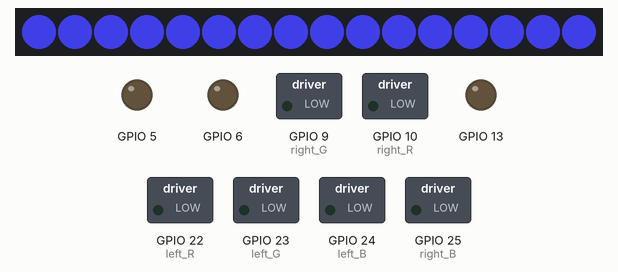
Simulated run of this program. Board: Raspberry Pi (BCM pin numbers). On the bench: 16 RGB LEDs in strip order, left to right, switched loads named in the program (green lamp = pin HIGH), output pins drawn as LEDs (lit = HIGH). Dim RGB values are drawn brighter than linear; threads take turns every 2 ms.

Above: at 0.47 s.
At 13.23 s:
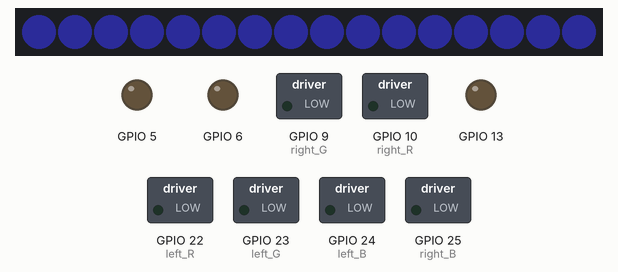
Timing chart, 0 to 40.0 s (numbered marks = the images above):
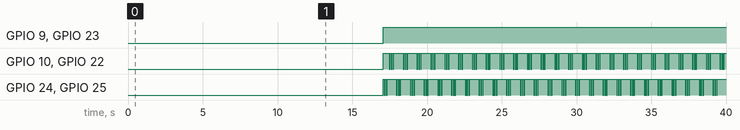

Measured:
- by itself, GPIO 9 (right_G), GPIO 23 (left_G): LOW → HIGH at 17.1 s

The program:

robotLight.py
```python
#!/usr/bin/env python3
# File name   : servo.py
# Description : Control lights
# Author	  : William
# Date		: 2019/02/23
import time
import RPi.GPIO as GPIO
import sys
from rpi_ws281x import *
import threading


class RobotLight(threading.Thread):
	def __init__(self, *args, **kwargs):
		self.LED_COUNT	  	= 16	  # Number of LED pixels.
		self.LED_PIN		= 12	  # GPIO pin connected to the pixels (18 uses PWM!).
		self.LED_FREQ_HZ	= 800000  # LED signal frequency in hertz (usually 800khz)
		self.LED_DMA		= 10	  # DMA channel to use for generating signal (try 10)
		self.LED_BRIGHTNESS = 255	 # Set to 0 for darkest and 255 for brightest
		self.LED_INVERT	 = False   # True to invert the signal (when using NPN transistor level shift)
		self.LED_CHANNEL	= 0	   # set to '1' for GPIOs 13, 19, 41, 45 or 53

		self.colorBreathR = 0
		self.colorBreathG = 0
		self.colorBreathB = 0
		self.breathSteps = 10

		self.left_R = 22
		self.left_G = 23
		self.left_B = 24

		self.right_R = 10
		self.right_G = 9
		self.right_B = 25

		self.on  = GPIO.LOW
		self.off = GPIO.HIGH

		self.lightMode = 'none'		#'none' 'police' 'breath'

		GPIO.setwarnings(False)
		GPIO.setmode(GPIO.BCM)
		GPIO.setup(5, GPIO.OUT)
		GPIO.setup(6, GPIO.OUT)
		GPIO.setup(13, GPIO.OUT)

		GPIO.setup(self.left_R, GPIO.OUT)
		GPIO.setup(self.left_G, GPIO.OUT)
		GPIO.setup(self.left_B, GPIO.OUT)
		GPIO.setup(self.right_R, GPIO.OUT)
		GPIO.setup(self.right_G, GPIO.OUT)
		GPIO.setup(self.right_B, GPIO.OUT)

		# Create NeoPixel object with appropriate configuration.
		self.strip = Adafruit_NeoPixel(self.LED_COUNT, self.LED_PIN, self.LED_FREQ_HZ, self.LED_DMA, self.LED_INVERT, self.LED_BRIGHTNESS, self.LED_CHANNEL)
		# Intialize the library (must be called once before other functions).
		self.strip.begin()

		super(RobotLight, self).__init__(*args, **kwargs)
		self.__flag = threading.Event()
		self.__flag.clear()


	def both_off(self):
		GPIO.output(self.left_R, self.off)
		GPIO.output(self.left_G, self.off)
		GPIO.output(self.left_B, self.off)

		GPIO.output(self.right_R, self.off)
		GPIO.output(self.right_G, self.off)
		GPIO.output(self.right_B, self.off)


	def both_on(self):
	    GPIO.output(self.left_R, self.on)
	    GPIO.output(self.left_G, self.on)
	    GPIO.output(self.left_B, self.on)

	    GPIO.output(self.right_R, self.on)
	    GPIO.output(self.right_G, self.on)
	    GPIO.output(self.right_B, self.on)


	def side_on(self, side_X):
	    GPIO.output(side_X, self.on)


	def side_off(self, side_X):
	    GPIO.output(side_X, self.off)


	def red(self):
	    self.side_on(self.right_R)
	    self.side_on(self.left_R)


	def green(self):
	    self.side_on(self.right_G)
	    self.side_on(self.left_G)


	def blue(self):
	    self.side_on(self.right_B)
	    self.side_on(self.left_B)


	def yellow(self):
	    self.red()
	    self.green()


	def pink(self):
	    self.red()
	    self.blue()


	def cyan(self):
	    self.blue()
	    self.green()


	def turnLeft(self):
	    GPIO.output(self.left_G, self.on)
	    GPIO.output(self.left_R, self.on)

	def turnRight(self):
	    GPIO.output(self.right_G, self.on)
	    GPIO.output(self.right_R, self.on)

	# Define functions which animate LEDs in various ways.
	def setColor(self, R, G, B):
		"""Wipe color across display a pixel at a time."""
		color = Color(int(R),int(G),int(B))
		for i in range(self.strip.numPixels()):
			self.strip.setPixelColor(i, color)
			self.strip.show()


	def setSomeColor(self, R, G, B, ID):
		color = Color(int(R),int(G),int(B))
		#print(int(R),'  ',int(G),'  ',int(B))
		for i in ID:
			self.strip.setPixelColor(i, color)
			self.strip.show()


	def pause(self):
		self.lightMode = 'none'
		self.setColor(0,0,0)
		self.__flag.clear()


	def resume(self):
		self.__flag.set()


	def police(self):
		self.lightMode = 'police'
		self.resume()


	def policeProcessing(self):
		while self.lightMode == 'police':
			for i in range(0,3):
				self.setSomeColor(0,0,255,[0,1,2,3,4,5,6,7,8,9,10,11])
				self.blue()
				time.sleep(0.05)
				self.setSomeColor(0,0,0,[0,1,2,3,4,5,6,7,8,9,10,11])
				self.both_off()
				time.sleep(0.05)
			if self.lightMode != 'police':
				break
			time.sleep(0.1)
			for i in range(0,3):
				self.setSomeColor(255,0,0,[0,1,2,3,4,5,6,7,8,9,10,11])
				self.red()
				time.sleep(0.05)
				self.setSomeColor(0,0,0,[0,1,2,3,4,5,6,7,8,9,10,11])
				self.both_off()
				time.sleep(0.05)
			time.sleep(0.1)


	def breath(self, R_input, G_input, B_input):
		self.lightMode = 'breath'
		self.colorBreathR = R_input
		self.colorBreathG = G_input
		self.colorBreathB = B_input
		self.resume()


	def breathProcessing(self):
		while self.lightMode == 'breath':
			for i in range(0,self.breathSteps):
				if self.lightMode != 'breath':
					break
				self.setColor(self.colorBreathR*i/self.breathSteps, self.colorBreathG*i/self.breathSteps, self.colorBreathB*i/self.breathSteps)
				time.sleep(0.03)
			for i in range(0,self.breathSteps):
				if self.lightMode != 'breath':
					break
				self.setColor(self.colorBreathR-(self.colorBreathR*i/self.breathSteps), self.colorBreathG-(self.colorBreathG*i/self.breathSteps), self.colorBreathB-(self.colorBreathB*i/self.breathSteps))
				time.sleep(0.03)


	def frontLight(self, switch):
		if switch == 'on':
			GPIO.output(6, GPIO.HIGH)
			GPIO.output(13, GPIO.HIGH)
		elif switch == 'off':
			GPIO.output(5,GPIO.LOW)
			GPIO.output(13,GPIO.LOW)


	def switch(self, port, status):
		if port == 1:
			if status == 1:
				GPIO.output(5, GPIO.HIGH)
			elif status == 0:
				GPIO.output(5,GPIO.LOW)
			else:
				pass
		elif port == 2:
			if status == 1:
				GPIO.output(6, GPIO.HIGH)
			elif status == 0:
				GPIO.output(6,GPIO.LOW)
			else:
				pass
		elif port == 3:
			if status == 1:
				GPIO.output(13, GPIO.HIGH)
			elif status == 0:
				GPIO.output(13,GPIO.LOW)
			else:
				pass
		else:
			print('Wrong Command: Example--switch(3, 1)->to switch on port3')


	def set_all_switch_off(self):
		self.switch(1,0)
		self.switch(2,0)
		self.switch(3,0)


	def headLight(self, switch):
		if switch == 'on':
			GPIO.output(5, GPIO.HIGH)
		elif switch == 'off':
			GPIO.output(5,GPIO.LOW)


	def lightChange(self):
		if self.lightMode == 'none':
			self.pause()
		elif self.lightMode == 'police':
			self.policeProcessing()
		elif self.lightMode == 'breath':
			self.breathProcessing()


	def run(self):
		while 1:
			self.__flag.wait()
			self.lightChange()
			pass


if __name__ == '__main__':
	RL=RobotLight()
	RL.start()
	RL.breath(70,70,255)
	time.sleep(15)
	RL.pause()
	RL.frontLight('off')
	time.sleep(2)
	RL.police()
```
